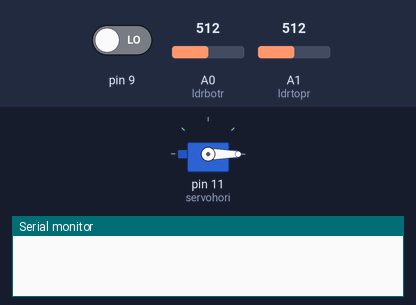
Bench run of a sketch on a simulated Arduino Uno, built with avr-gcc and run on an emulated ATmega328P. Parts: servo, the last lines printed to the serial monitor. The test bench sets the inputs (shaded band); at power-on: pin 9 LOW, A1 (ldrtopr) = 512, A0 (ldrbotr) = 512.

Above: at 1.7 s.
1.8 s: pin 9 driven HIGH
At 4.6 s:
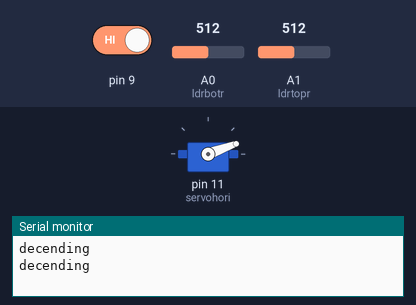
4.8 s: pin 9 driven LOW
At 5.6 s:
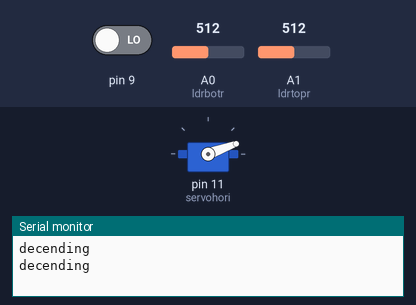
6.3 s: A1 (ldrtopr) set to 716
At 8.9 s:
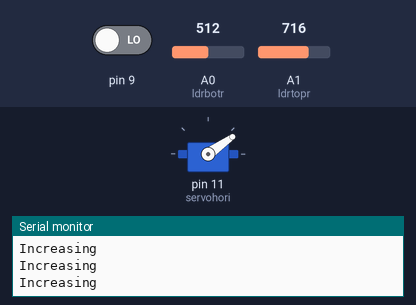
9.0 s: A0 (ldrbotr) set to 703
11.0 s: A0 (ldrbotr) set to 724
At 11.7 s:
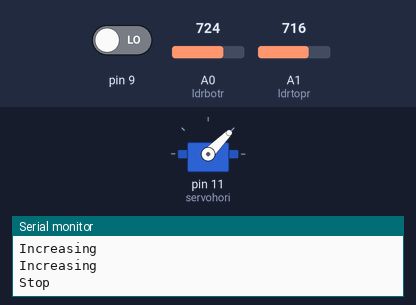
Timing chart, 0 to 14.0 s (numbered marks = the images above; inputs shaded):
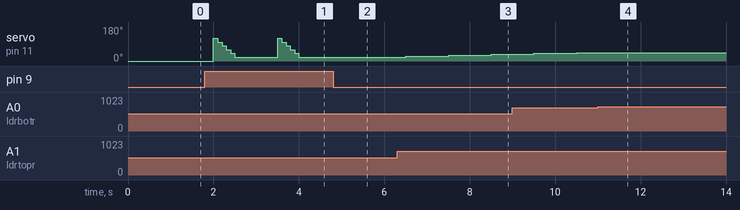

Measured:
- after the input at 1.8 s, servo on pin 11 (servohori): ramps from 120° to 20° and jumps back, once every 1.5 s
- after the input at 4.8 s, servo on pin 11 (servohori): stops changing and stays 20°
- after the input at 6.3 s, servo on pin 11 (servohori): 20° → 25° after 0.20 s, → 30° 1.0 s later, → 35° 1.0 s later
- after the input at 11.0 s, servo on pin 11 (servohori): stays 45° (without the input it goes to 50° after 0.51 s)

The sketch:

solar_tracker.ino
```cpp
#include <Servo.h>
//defining Servos
Servo servohori;
int servoh = 0;
int servohLimitHigh = 160;
int servohLimitLow = 20;

/*Servo servoverti;
int servov = 0;
int servovLimitHigh = 160;
int servovLimitLow = 20;*/
//Assigning LDRs
//int ldrtopl = 2; //top left LDR green
int ldrtopr = A1; //top right LDR yellow
//int ldrbotl = 3; // bottom left LDR blue
int ldrbotr = A0; // bottom right LDR orange

 void setup ()
 {
  Serial.begin(9600);
  servohori.attach(11);
  servohori.write(0);
 /* servoverti.attach(9);
  servoverti.write(0);*/
  delay(500);
 }

void loop()
{
  servoh = servohori.read();
 // servov = servoverti.read();
  //capturing analog values of each LDR
  //int topl = analogRead(ldrtopl);
  int topr = analogRead(ldrtopr);
  //int botl = analogRead(ldrbotl);
  int botr = analogRead(ldrbotr);
  int x = digitalRead(9);

  // calculating average
 /* int avgtop = (topl + topr) / 2; //average of top LDRs
  int avgbot = (botl + botr) / 2; //average of bottom LDRs
  int avgleft = (topl + botl) / 2; //average of left LDRs
  int avgright = (topr + botr) / 2; //average of right LDRs

  if (topr < botr)
  {
    servoverti.write(servov +1);
    if (servov > servovLimitHigh)
     {
      servov = servovLimitHigh;
     }
    delay(10);
  }
  else if (botr < topr)
  {
    servoverti.write(servov -1);
    if (servov < servovLimitLow)
  {
    servov = servovLimitLow;
  }
    delay(10);
  }
  else
  {
    servoverti.write(servov);
  }*/

   if ((topr > botr) && (x == 0))
  {
    servohori.write(servoh +5);
    Serial.println("Increasing");
    if (servoh > servohLimitHigh)
    {
    servoh = servohLimitHigh;
    }
    delay(500);
  }
  else if ((botr > topr) && (x == 0))
  {
    servohori.write(servoh);
    Serial.println("Stop");
    delay(500);
  }
  else if (x == 1)
  {
    Serial.println("decending");
     servohori.write(120);
      delay(100);
     servohori.write(100);
      delay(100);
     servohori.write(80);
      delay(100);
     servohori.write(60);
      delay(100);
     servohori.write(40);
    delay(100);
     servohori.write(20);
    delay(500);
  }

  delay(500);
}
```
